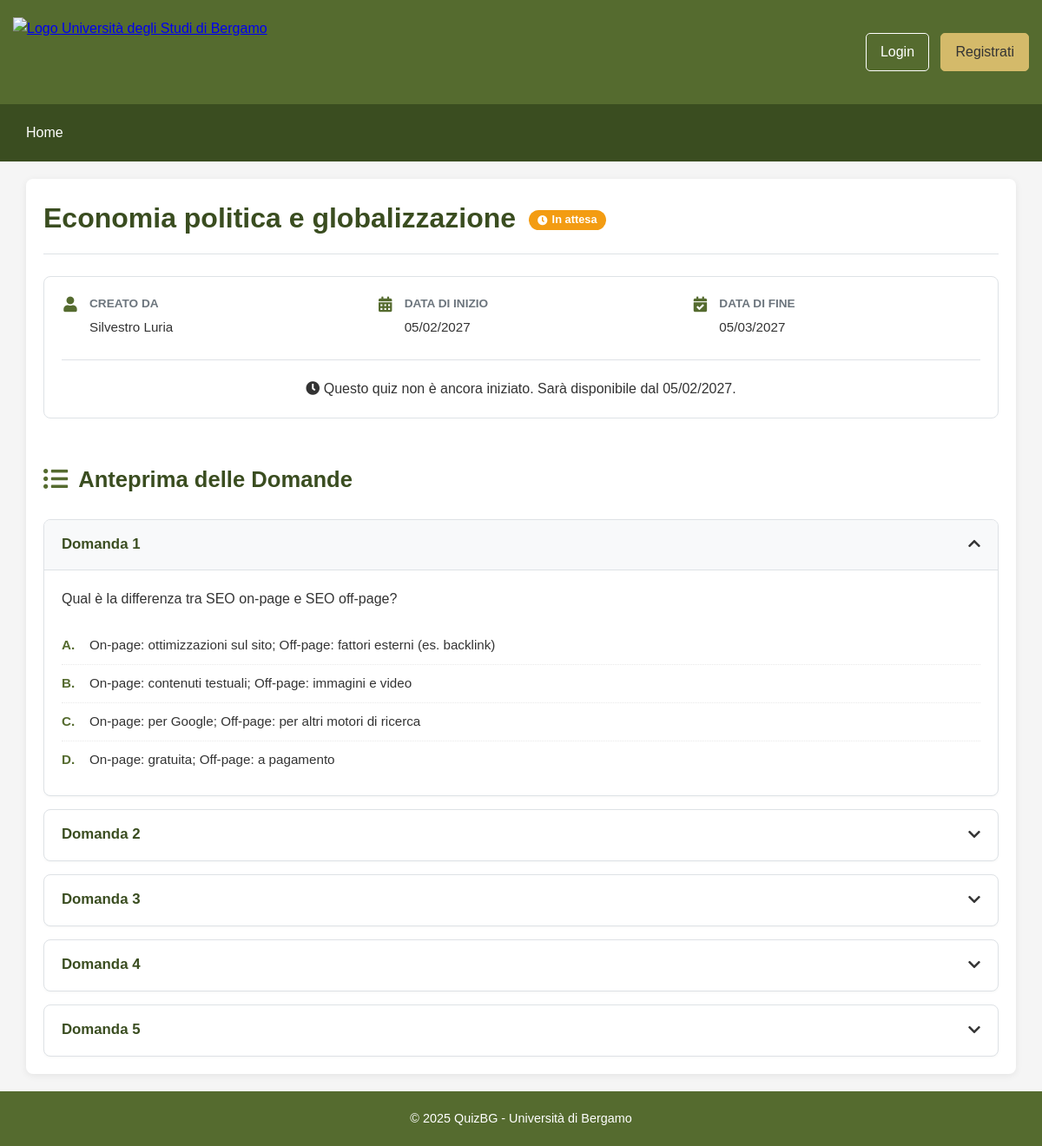
The app's page /quiz_view.php?id=497 with its own data.
### tables this page shows
CREATE TABLE Quiz (
    codice INT AUTO_INCREMENT PRIMARY KEY,
    titolo VARCHAR(255) NOT NULL,
    dataInizio DATE NOT NULL,
    dataFine DATE NOT NULL,
    creatore VARCHAR(50) NOT NULL,
    FOREIGN KEY (creatore) REFERENCES Utente(nomeUtente) ON DELETE CASCADE
);

CREATE TABLE Utente (
    nomeUtente VARCHAR(50) PRIMARY KEY,
    nome VARCHAR(100) NOT NULL,
    cognome VARCHAR(100) NOT NULL,
    eMail VARCHAR(100) NOT NULL UNIQUE
);

CREATE TABLE Domanda (
    quiz INT NOT NULL,
    numero INT NOT NULL,
    testo TEXT NOT NULL,
    PRIMARY KEY (quiz, numero),
    FOREIGN KEY (quiz) REFERENCES Quiz(codice) ON DELETE CASCADE
);

### quiz_view.php (the view, shortened to what this page needs)
<?php
include 'includes/header.php';
require_once 'config/database.php';
$quiz_id = (int) $_GET['id'];
$quiz = null;
$questions = [];
$questions_data = [];
$quiz_status = '';
$status_text = '';
$status_icon = 'question-circle';
try {
    $sql_quiz = "SELECT q.*, u.nome, u.cognome
                 FROM Quiz q
                 JOIN Utente u ON q.creatore = u.nomeUtente
                 WHERE q.codice = :quiz_id";
    $stmt_quiz = $pdo->prepare($sql_quiz);
    $stmt_quiz->execute(['quiz_id' => $quiz_id]);
    $quiz = $stmt_quiz->fetch(PDO::FETCH_ASSOC);
    if ($quiz) {
        $sql_questions_load = "SELECT * FROM Domanda WHERE quiz = :quiz_id ORDER BY numero ASC";
        $stmt_questions_load = $pdo->prepare($sql_questions_load);
        $stmt_questions_load->execute(['quiz_id' => $quiz_id]);
        $questions_data = $stmt_questions_load->fetchAll(PDO::FETCH_ASSOC);
        if (!empty($questions_data)) {
            foreach ($questions_data as $question_item) {
                $sql_answers = "SELECT * FROM Risposta WHERE quiz = :quiz_id AND domanda = :domanda_numero ORDER BY numero ASC";
                $stmt_answers = $pdo->prepare($sql_answers);
                $stmt_answers->execute([
                    'quiz_id' => $quiz_id,
                    'domanda_numero' => $question_item['numero']
                ]);
                $question_item['answers'] = $stmt_answers->fetchAll(PDO::FETCH_ASSOC);
                $questions[] = $question_item;
            }
        }
        $today = date('Y-m-d');
        $user_logged_in = isset($_SESSION['user']);
        $can_participate = $user_logged_in &&
            ($quiz['dataInizio'] <= $today && $quiz['dataFine'] >= $today) &&
            !empty($questions_data);
        if ($quiz['dataInizio'] > $today) {
            $quiz_status = 'pending';
            $status_text = 'In attesa';
            $status_icon = 'clock';
        } elseif ($quiz['dataFine'] < $today) {
            $quiz_status = 'expired';
            $status_text = 'Scaduto';
            $status_icon = 'calendar-times';
        } else {
            $quiz_status = 'available';
            $status_text = 'Disponibile';
            $status_icon = 'check-circle';
        }
    } else {
    }
} catch (PDOException $e) {
    error_log("Errore DB in quiz_view.php: " . $e->getMessage());
    die("Si è verificato un errore nel caricamento dei dati del quiz. Si prega di riprovare più tardi o contattare l'assistenza.");
}
?>
<div class="main-content">
    <div class="content">
        <?php if ($quiz): ?>
            <div class="quiz-detail-header">
                <h1><?php echo htmlspecialchars($quiz['titolo']); ?></h1>
                <span class="status-badge <?php echo htmlspecialchars($quiz_status); ?>"> <i
                        class="fas fa-<?php echo htmlspecialchars($status_icon); ?>"></i>
                    <?php echo htmlspecialchars($status_text); ?>
                </span>
            </div>
            <div class="quiz-detail-card">
                <div class="quiz-info-grid">
                    <div class="quiz-info-item">
                        <i class="fas fa-user"></i>
                        <div>
                            <span class="info-label">Creato da</span>
                            <span
                                class="info-value"><?php echo htmlspecialchars($quiz['nome'] . ' ' . $quiz['cognome']); ?></span>
                        </div>
                    </div>
                    <div class="quiz-info-item">
                        <i class="fas fa-calendar-alt"></i>
                        <div>
                            <span class="info-label">Data di inizio</span>
                            <span class="info-value"><?php echo date('d/m/Y', strtotime($quiz['dataInizio'])); ?></span>
                        </div>
                    </div>
                    <div class="quiz-info-item">
                        <i class="fas fa-calendar-check"></i>
                        <div>
                            <span class="info-label">Data di fine</span>
                            <span class="info-value"><?php echo date('d/m/Y', strtotime($quiz['dataFine'])); ?></span>
                        </div>
                    </div>
                </div>
                <?php
                if (isset($can_participate) && $can_participate):
                    ?>
                    <div class="quiz-action-container">
                        <a href="quiz_participate.php?id=<?php echo $quiz_id; ?>" class="btn btn-participate">
                            <i class="fas fa-play-circle"></i> Partecipa al Quiz
                        </a>
                    </div>
                <?php elseif ($quiz_status === 'pending'): ?>
                    <div class="quiz-action-container pending-notice">
                        <p>
                            <i class="fas fa-clock"></i>
                            Questo quiz non è ancora iniziato. Sarà disponibile dal
                            <?php echo date('d/m/Y', strtotime($quiz['dataInizio'])); ?>.
                        </p>
                    </div>
                <?php endif; ?>
            </div>
        <?php endif; ?>
        <?php if ($quiz):  ?>
            <div class="questions-preview-section">
                <h2><i class="fas fa-list-ul"></i> Anteprima delle Domande</h2>
                <?php if (empty($questions)): ?>
                    <div class="no-questions-notice">
                        <i class="fas fa-info-circle"></i>
                        <p>Nessuna domanda disponibile per questo quiz al momento.</p>
                    </div>
                <?php else: ?>
                    <div class="questions-accordion">
                        <?php
                        $numeroDomandaVisualizzato = 1;
                        foreach ($questions as $index => $question): ?>
                            <div
                                class="question-card <?php echo ($index === 0 && count($questions) > 1) ? 'open' : (count($questions) === 1 ? 'open' : ''); ?>">
                                <div class="question-header" role="button" tabindex="0"
                                    aria-expanded="<?php echo ($index === 0 && count($questions) > 1) ? 'true' : (count($questions) === 1 ? 'true' : 'false'); ?>"
                                    aria-controls="question-content-<?php echo $index; ?>">
                                    <span class="question-number">Domanda <?php echo $numeroDomandaVisualizzato; ?></span>
                                    <div class="question-toggle"><i class="fas fa-chevron-down"></i></div>
                                </div>
                                <div class="question-content-wrapper" id="question-content-<?php echo $index; ?>" <?php echo !($index === 0 || count($questions) === 1) ? 'style="max-height: 0px;"' : ''; ?>>
                                    <div class="question-text">
                                        <?php echo nl2br(htmlspecialchars($question['testo'])); ?>
                                    </div>
                                    <?php if (!empty($question['answers'])): ?>
                                        <ul class="answer-options">
                                            <?php foreach ($question['answers'] as $answer): ?>
                                                <li class="answer-option">
                                                    <span class="option-marker"><?php echo chr(64 + $answer['numero']); ?>.</span>
                                                    <span class="option-text"><?php echo htmlspecialchars($answer['testo']); ?></span>
                                                </li>
                                            <?php endforeach; ?>
                                        </ul>
                                    <?php else: ?>
                                        <p class="no-answers-notice">Nessuna opzione di risposta fornita per questa domanda.</p>
                                    <?php endif; ?>
                                </div>
                            </div>
                            <?php
                            $numeroDomandaVisualizzato++;
                        endforeach; ?>
                    </div>
                <?php endif; ?>
            </div>
        <?php endif;  ?>
    </div>
</div>
<?php include 'includes/footer.php'; ?>

### records on screen
quiz: titolo "Economia politica e globalizzazione", dataInizio "In attesa", creatore.cognome "Silvestro Luria", dataInizio "05/02/2027", dataFine "05/03/2027"
domanda: testo "Qual è la differenza tra SEO on-page e SEO off-page?", numero "A", testo "On-page: ottimizzazioni sul sito; Off-page: fattori esterni (es. backlink)", numero "B", testo "On-page: contenuti testuali; Off-page: immagini e video", numero "C", testo "On-page: per Google; Off-page: per altri motori di ricerca", numero "D", testo "On-page: gratuita; Off-page: a pagamento"
